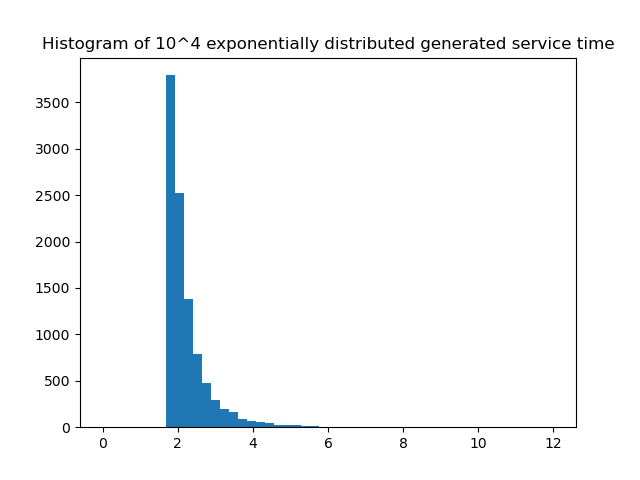

Generate this figure with Python:
#!/usr/bin/env python3
# -*- coding: utf-8 -*-

import numpy as np 
import matplotlib.pyplot as plt
import random 

#from test 5
alpha0 = 1.4
alpha1 = 3.2
eta0 = 3.4
eta1 = 3.7
beta0 = 4.1
sent = 0 # or 1 in test for group 1 servers

# Generate 10,000 random service times according to PDF
n = 10000
num = 0
x = []
while num < n :
    u = random.random()
    if sent:
        tmp = u * (alpha1**(-eta1))
        service_time_next_arrival = (eta1/tmp) ** (1/(eta1+1))
    else:
        tmp = u*(alpha0**(-eta0) - beta0**(-eta0))
        service_time_next_arrival = (eta0/tmp) ** (1/(eta0+1))

    x.append(service_time_next_arrival)

    num = num+1

x = np.array(x)

# To check the numbers are really exponentially distributed
# Plot an histogram of the number 
nb = 50 # Number of bins in histogram 
freq, bin_edges = np.histogram(x, bins = nb, range=(0,np.max(x)))

# Lower and upper limits of the bins
bin_lower = bin_edges[:-1]
bin_upper = bin_edges[1:]


bin_center = (bin_lower+bin_upper)/2
bin_width = bin_edges[1]-bin_edges[0]

plt.bar(bin_center,freq,width=bin_width)
plt.title('Histogram of 10^4 exponentially distributed generated service time')
plt.savefig('hist_expon.png')



